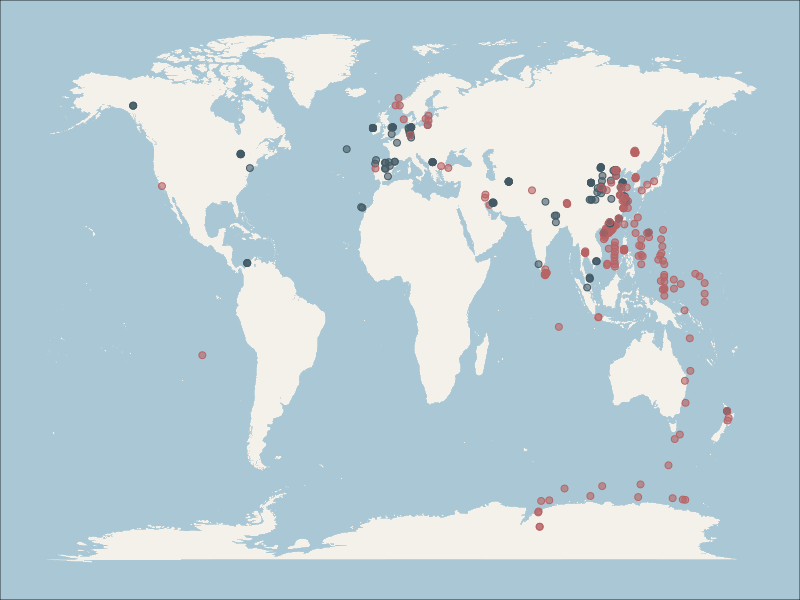
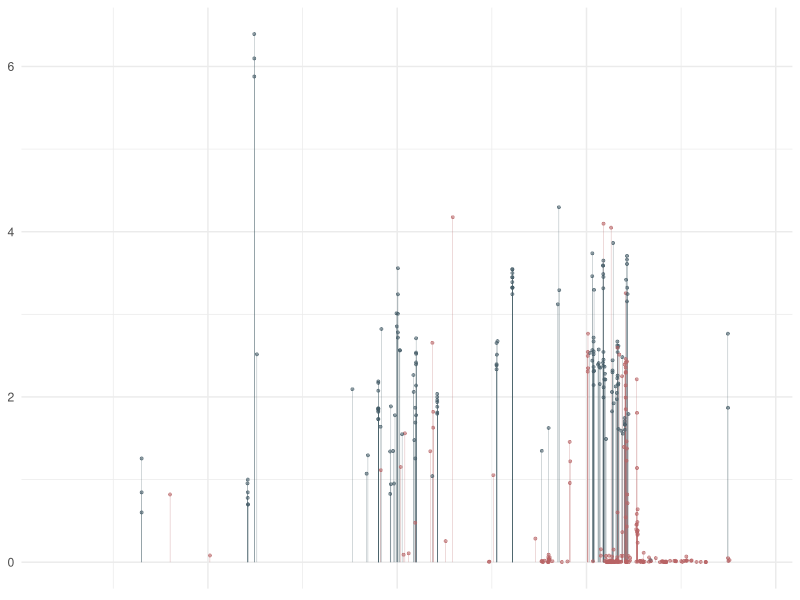
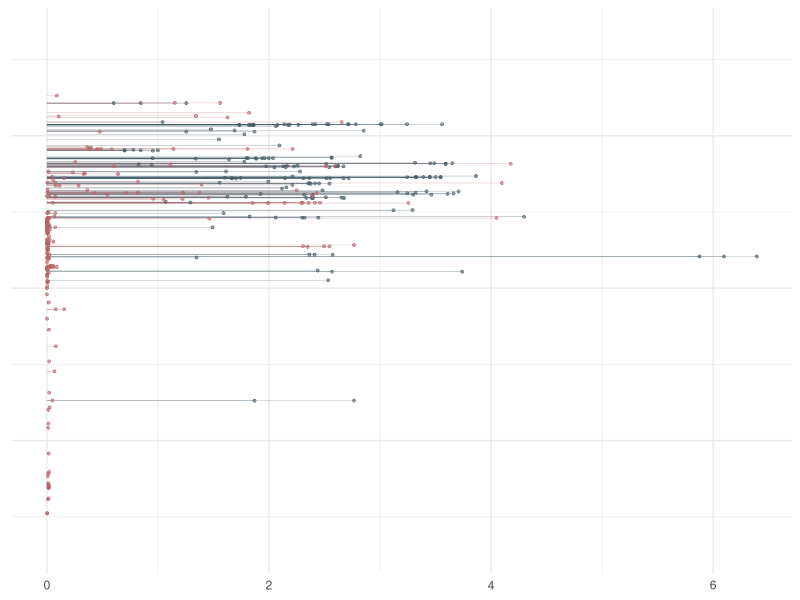
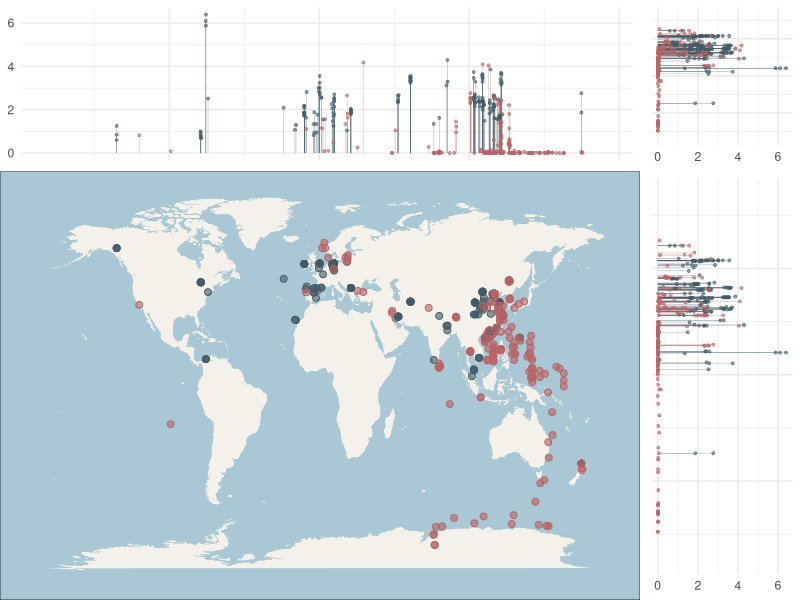
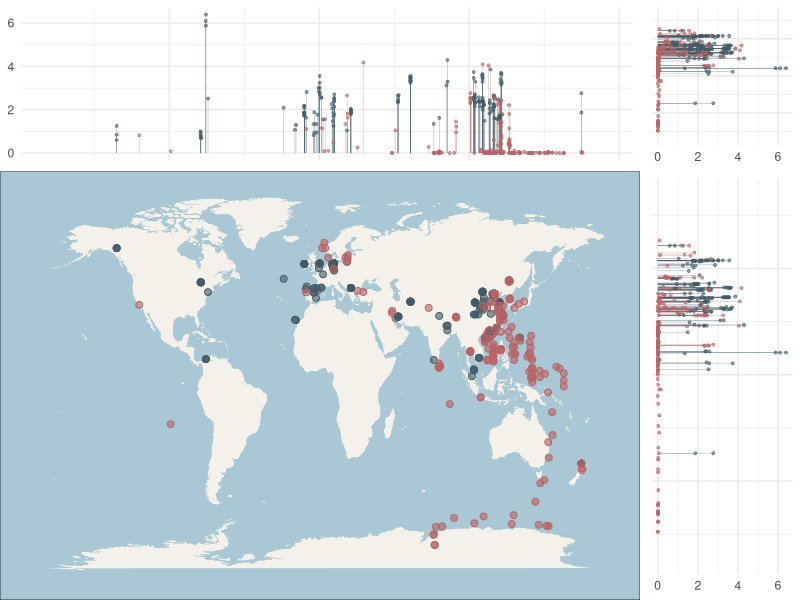

These charts were generated, in order, by the following R code:
## ---- chunk 1
library(ggplot2)
library(tidyverse)
library(maps)
library(ggsci)


df <- read.csv("mapdata.csv")

head(df)

world <- map_data("world")

p11 <- ggplot(data = df) + 
  
  geom_polygon(data = world, aes(x = long, y = lat, group=group), 
               fill = "#F4F1EA", color = "#F4F1EA", size = 0.1)+
  
  geom_point(aes(longitude, latitude, fill = group, color = group), size = 2,
             shape = 21, stroke = 0.5) +
  
  scale_color_manual(values = c("#B86365", "#435B66"))+
  scale_fill_manual(values = alpha(c("#B86365", "#435B66"), 0.6))+
  
  # scale_shape_manual(values = c(24,21)) +
  
  labs(x = " ", y = " ") +
  
  theme_minimal() +
  
   theme(legend.position = "none") +
  
  theme(plot.background = element_rect(fill="#A9C7D4", color="black",size = 0.25),
        axis.title = element_blank(), axis.text = element_blank(), 
        axis.ticks = element_blank(), panel.grid = element_blank())

p11

# ggsave(plot = p6, "samples_map.pdf", height = 96, width = 126, units = "mm")


## ---- chunk 2

p12 <- ggplot(df,aes(x = longitude, y = scaled_value, color = group, fill = group)) +
  
  geom_segment(aes(x = longitude, xend = longitude, y = 0, yend = scaled_value),
               size = 0.1, alpha = 0.8) +
  
  geom_point(size = 1, shape = 21, stroke = 0.2) +
  
  scale_x_continuous(limits = c(min(world$long),max(world$long))) +
  
  scale_color_manual(values = c("#B86365", "#435B66"))+
  scale_fill_manual(values = alpha(c("#B86365", "#435B66"), 0.6))+
  
  theme_minimal() +
  
  theme(legend.position = "none", 
        axis.title = element_blank(), 
        axis.text.x = element_blank(),
        # axis.ticks = element_blank(), 
        # panel.grid = element_blank()
        )


p12

## ---- chunk 3

p13 <- ggplot(df,aes(x = latitude, y = scaled_value, color = group, fill = group)) +
  
  geom_segment(aes(x = latitude, xend = latitude, y = 0, yend = scaled_value), 
               size = 0.1, alpha = 0.8) +
  
  geom_point(size = 1, shape = 21, stroke = 0.2) +
  
  scale_color_manual(values = c("#B86365", "#435B66"))+
  scale_fill_manual(values = alpha(c("#B86365", "#435B66"), 0.6))+
  
  scale_x_continuous(limits = c(min(world$lat),max(world$lat))) +
  
  coord_flip() +
  
  theme_minimal()+
  
  theme(legend.position = "none",
        axis.title = element_blank(),
        axis.text.y = element_blank(),
        # axis.ticks = element_blank(),
        # panel.grid = element_blank()
        )


p13

## ---- chunk 4

library(cowplot)

pa <- plot_grid(
  p12,  # 经度柱状图在上方
  p11,        # 地图在下方
  ncol = 1,        # 一列布局
  align = "v",     # 纵向对齐
  rel_heights = c(1, 2.5)  # 调整高度比例，使地图比上方柱状图高
)


pb <- plot_grid(
  p13,  # 经度柱状图在上方
  p13,        # 地图在下方
  ncol = 1,        # 一列布局
  align = "v",     # 纵向对齐
  rel_heights = c(1, 2.5)  # 调整高度比例，使地图比上方柱状图高
)


# 将纬度柱状图放在右侧
p1 <- plot_grid(
  pa,   # 左侧是经度柱状图和地图的组合
  pb,   # 右侧是纬度柱状图
  ncol = 2,        # 两列布局
  rel_widths = c(4, 1)  # 调整宽度比例，使右侧柱状图较窄
)

p1

ggsave(plot = p1, "map_abundance.pdf", width = 200, height = 130, units = "mm")


